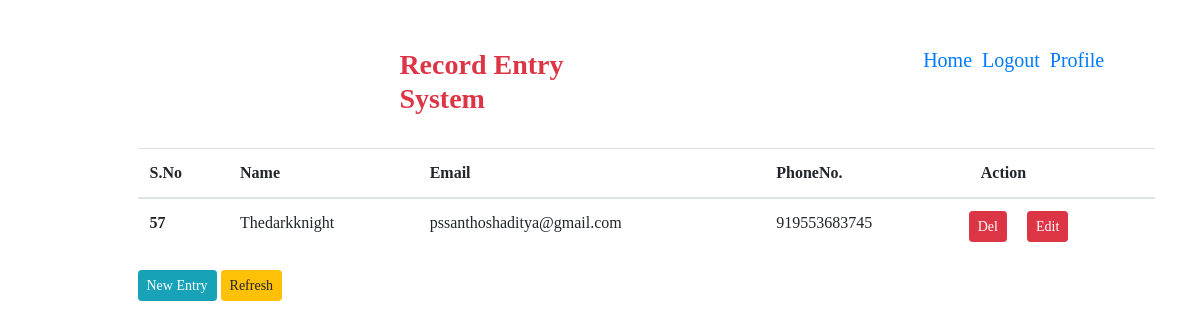
/ (signed in), run on the app's committed database.
### record/models.py (models this page shows)
class Person(models.Model):
    id = models.AutoField(primary_key=True)
    name = models.CharField(max_length=200)
    phone_number = models.IntegerField()
    email = models.EmailField(max_length=200)

### record/views.py (the view)
# urls.py: path('', views.index, name='index'),
def index(request):
    if request.user.is_authenticated:
        db = Person.objects.all().order_by('-name')
        personname = {
            "person": db
        }
        return render(request, template_name='record/index.html', context=personname)
    else:
        return render(request, template_name='record/homepage.html')

### templates/record/index.html (shortened to what this page needs)
{% load static %}
{% load crispy_forms_tags %}
<!DOCTYPE html>
<html lang="en">
<head>
    <link rel="stylesheet" href="https://maxcdn.bootstrapcdn.com/bootstrap/4.0.0/css/bootstrap.min.css">
</head>
<body>
<br>
<br>
    <div class="container" id="content">
        <div class="offset-sm-1">
            <div class="row">
                <div class="offset-sm-3 col-sm-3">
                    <a href='/' style="text-decoration: none"><h3 class="text-danger" id="heading"><Strong>Record Entry System</Strong></h3></a>
                </div>
                <div class="offset-sm-3 col-sm-3">
                    {% if user.is_authenticated %}
                        <h5><a href='/' id="heading">Home</a>&nbsp;&nbsp;<a href='/logout/' id="heading">Logout</a>&nbsp;&nbsp;<a href='/profile/' id="heading">Profile</a></h5>
                    {% else %}
                        <h5><a href='/' id="heading">Home</a>&nbsp;&nbsp;<a href='/login/' id="heading">Login</a>&nbsp;&nbsp;<a href='/register/' id="heading">Signup</a></h5>
                    {% endif %}
                </div>
            </div>
            <div class="row">
                <div class="col-sm-12">
                </div>
            </div>
            <br>
        {% block content %}
        <div class="row">
            <div class="col-12">
                <table class="table">
                    <thead>
                        <tr>
                            <th scope="col">S.No</th>
                            <th scope="col">Name</th>
                            <th scope="col">Email</th>
                            <th scope="col">PhoneNo.</th>
                            <th scope="col">&nbsp;&nbsp;&nbsp;Action</th>
                        </tr>
                    </thead>
                    <tbody>
                        {% for p in person %}
                        <tr>
                            <th scope="row">{{ p.id }}</th>
                            <td id="name">{{ p.name }}</td>
                            <td id="email">{{ p.email }}</td>
                            <td id="phoneno">{{ p.phone_number }}</td>
                            <td><a class="btn btn-sm btn-danger text-white" id="deleteentry" href="{% url 'deleteentry' entryid=p.id %}">Del</a>&nbsp;&nbsp;&nbsp;&nbsp;
                                <a class="btn btn-sm btn-danger text-white" href="{% url 'updateentry' entryid=p.id %}" target="_blank">Edit</a></td>
                        </tr>
                        {% endfor %}
                    </tbody>
                </table>
                <a class="btn btn-sm btn-info" href="./newentry" target="_blank">New Entry</a>
                <button type="submit" class="btn btn-sm btn-warning" onClick="refreshPage()">Refresh</button>
            </div>
        </div>
        {% endblock %}
       </div>
    </div>
</body>
</html>

### templates/record/index.html (style rules this page uses)
#heading { font-family: "Calibri Light"; }
#content { font-family: "Droid Sans"; }

### data on the page
Person: id "57", name "Thedarkknight", email "pssanthoshaditya@gmail.com", phone_number "919553683745"
